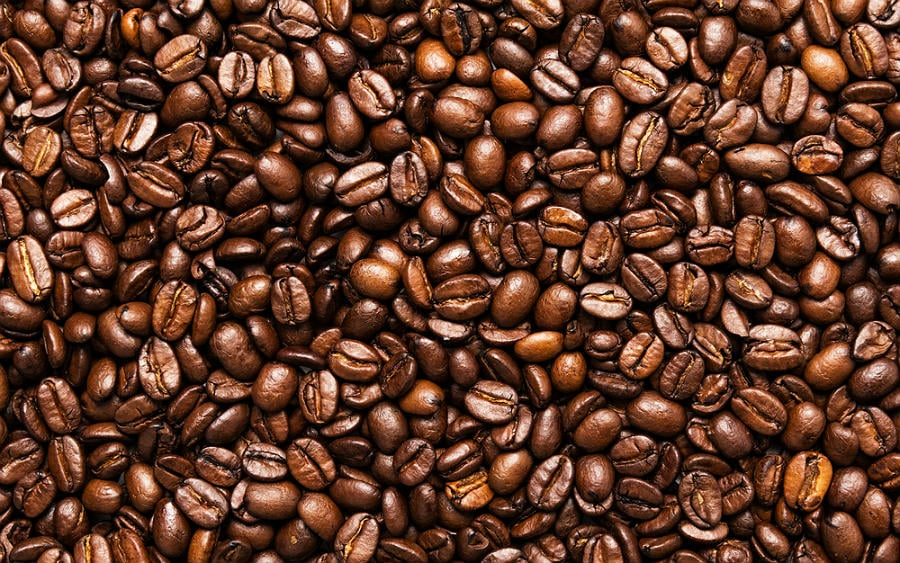
#> input picture kahve.jpg, 900 x 563 px
$ python laplace.py   (older library calls are emulated)
#> lines starting #> are read from the running program, lines starting #| are printed output that depends on the picture
#Blurring operation with Laplace
import cv2
import numpy as np
from matplotlib import pyplot as plt


image = cv2.imread('kahve.jpg', cv2.IMREAD_GRAYSCALE)
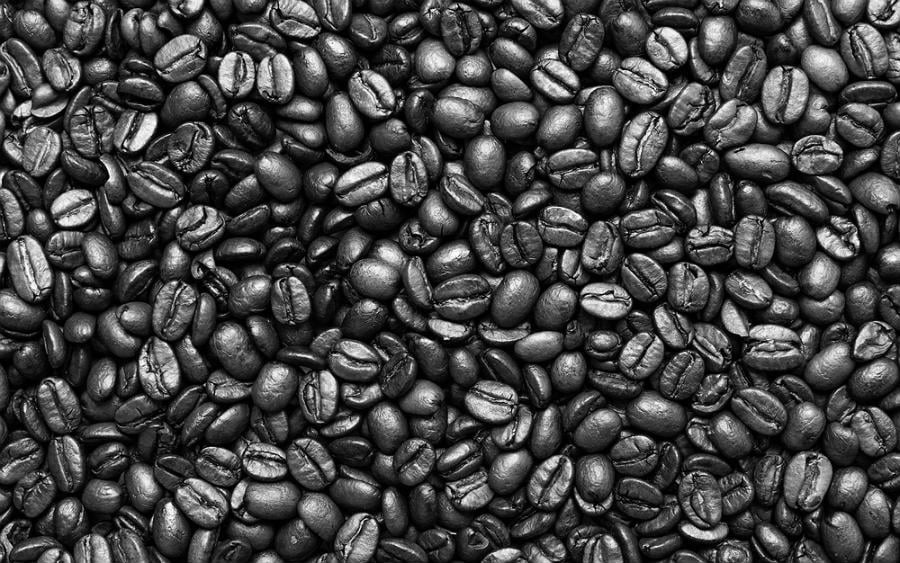
#> image: shape (563, 900); min 0, max 255, mean 69.1


blurred_image = cv2.GaussianBlur(image, (3, 3), 0)


laplacian = cv2.Laplacian(blurred_image, cv2.CV_64F)
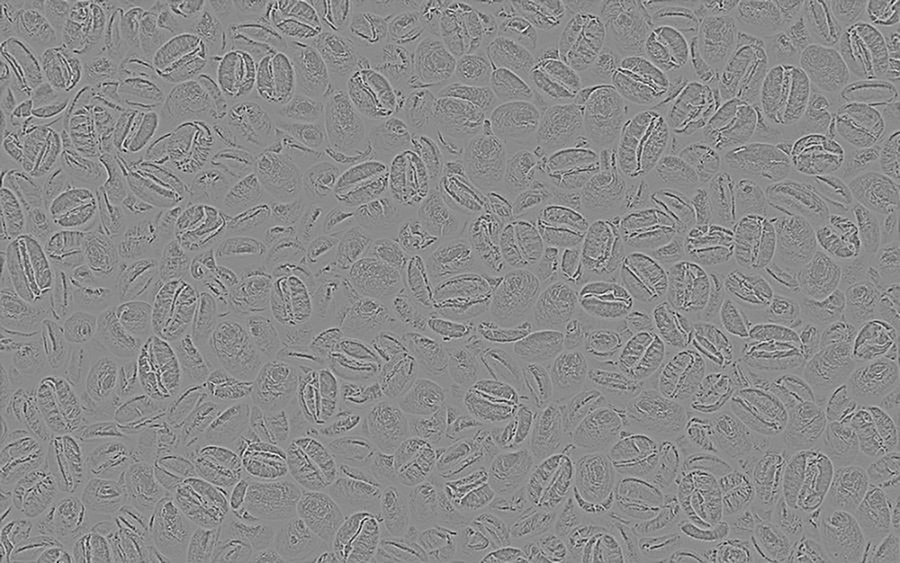
#> laplacian: shape (563, 900) float64; min -137, max 115, mean 0; drawn with min black and max white


laplacian_abs = np.uint8(np.absolute(laplacian))
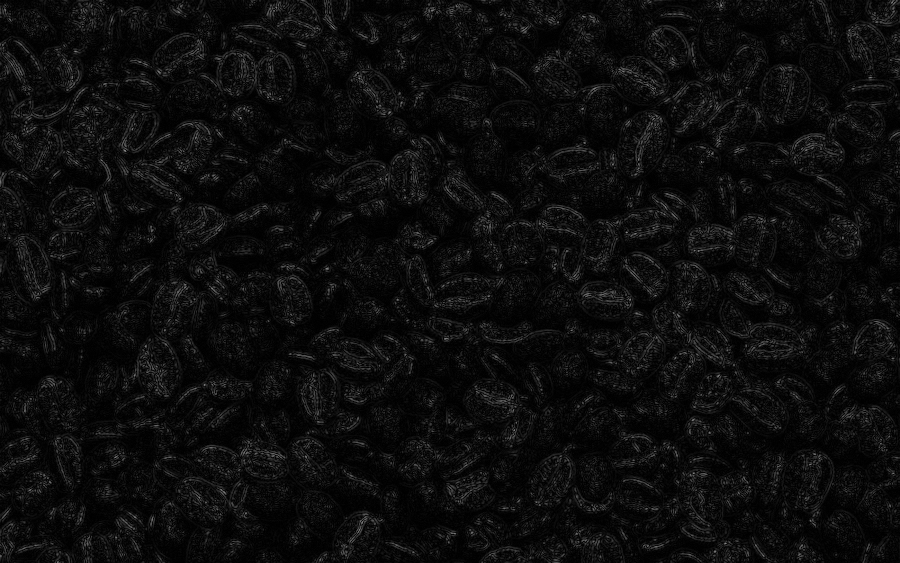
#> laplacian_abs: shape (563, 900); min 0, max 137, mean 12.5

plt.figure(figsize=(10, 4))

plt.subplot(1, 3, 1)
plt.title('Original Image')
plt.imshow(image, cmap='gray')
plt.axis('off')

plt.subplot(1, 3, 2)
plt.title('Blurred Image (Gaussian)')
plt.imshow(blurred_image, cmap='gray')
plt.axis('off')

plt.subplot(1, 3, 3)
plt.title('Laplacian')
plt.imshow(laplacian_abs, cmap='gray')
plt.axis('off')

plt.tight_layout()
plt.show()
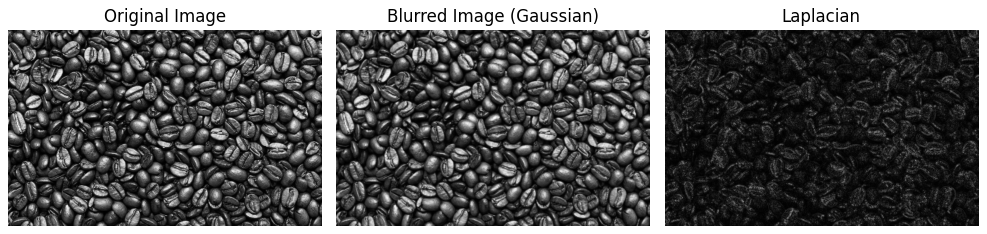
#> figure drawn by matplotlib, 3 panels

$ run again, with dog.jpg copied over kahve.jpg
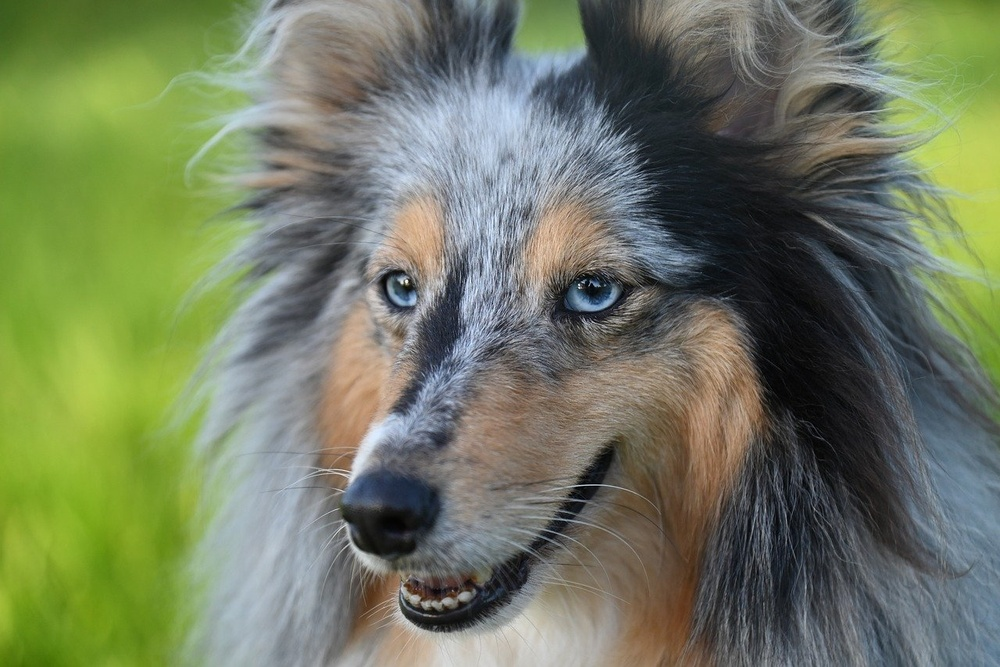
#> input picture dog.jpg, 1000 x 667 px, shrunk from 1280 x 854 before the run
#> `laplacian_abs = np.uint8(np.absolute(laplacian))`:
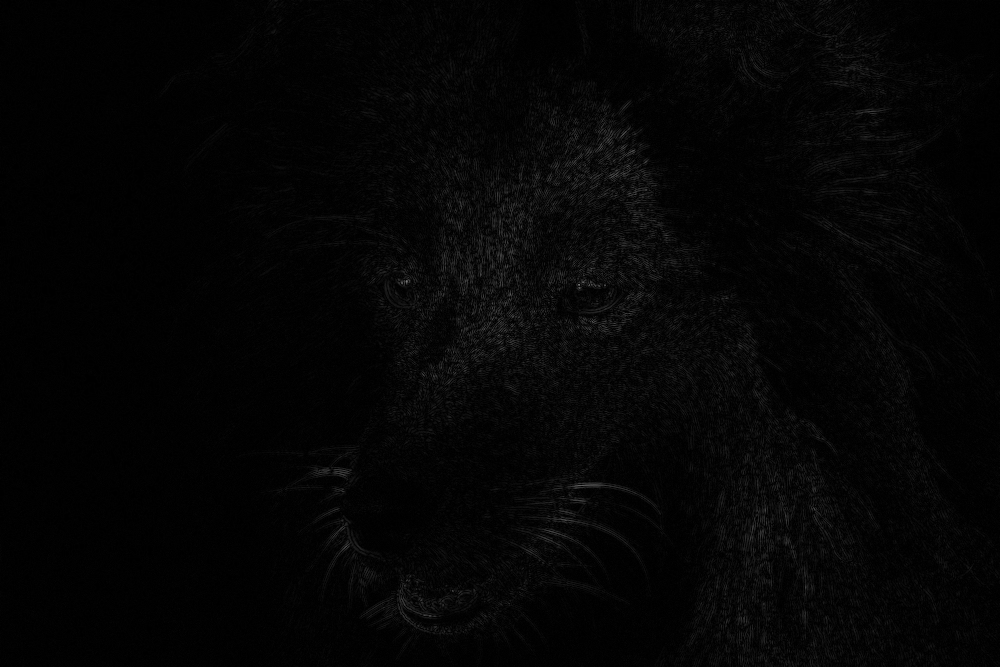
#> laplacian_abs: shape (667, 1000); min 0, max 120, mean 4.6
#> `plt.show()`:
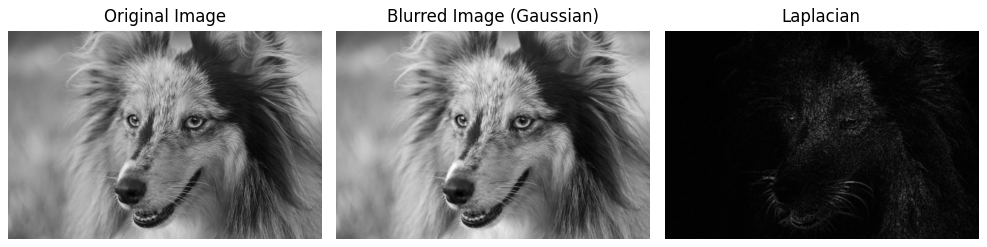
#> figure drawn by matplotlib, 3 panels

$ run again, with eye.jpg copied over kahve.jpg
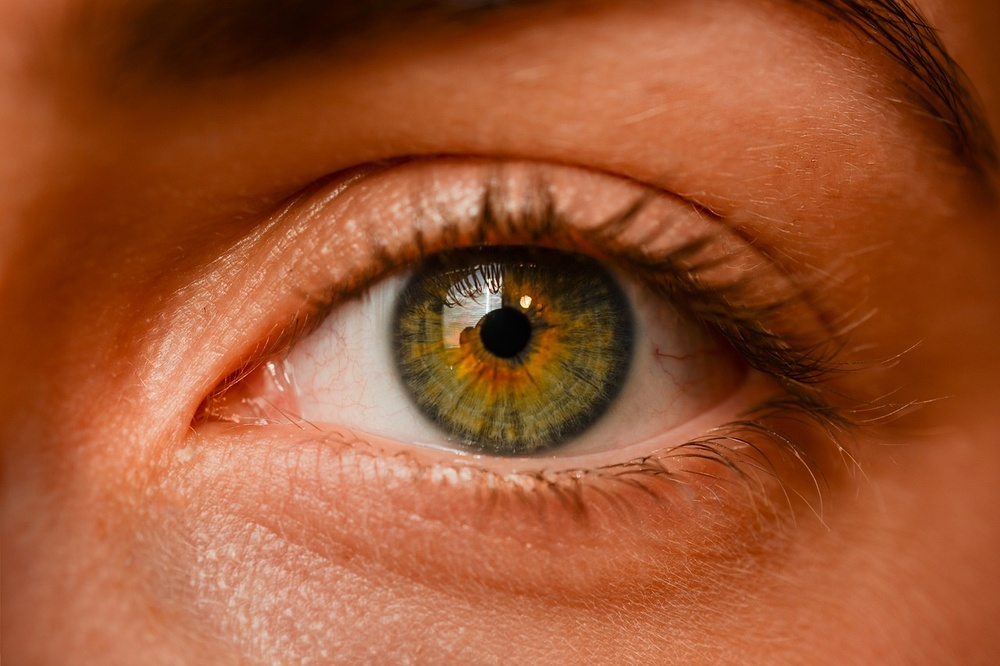
#> input picture eye.jpg, 1000 x 666 px, shrunk from 1280 x 853 before the run
#> `laplacian_abs = np.uint8(np.absolute(laplacian))`:
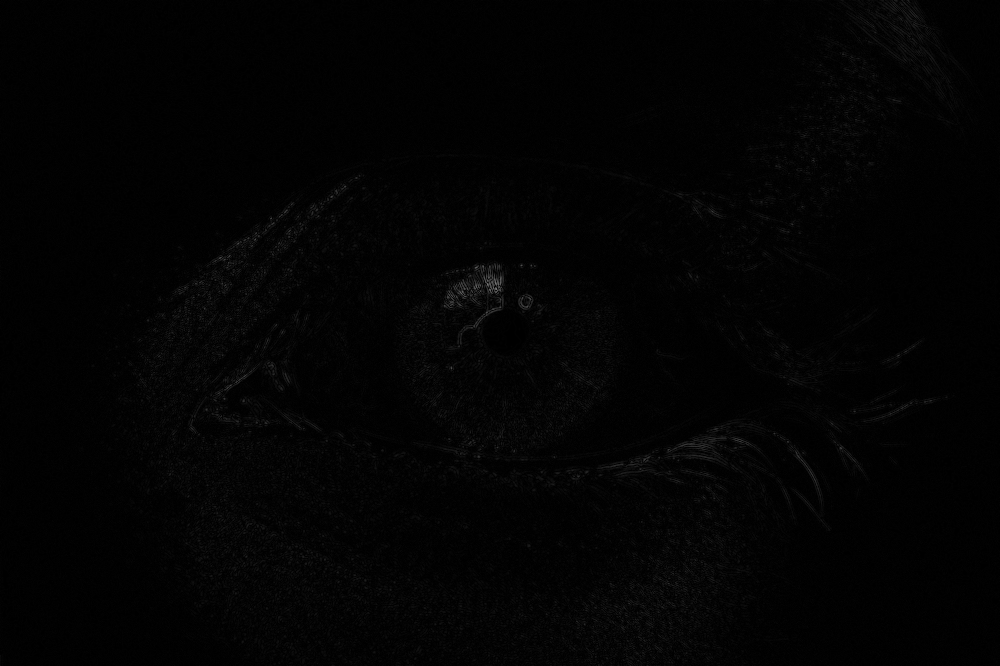
#> laplacian_abs: shape (666, 1000); min 0, max 117, mean 2.8
#> `plt.show()`:
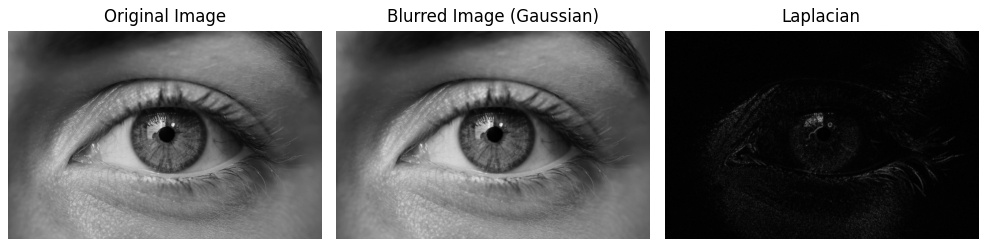
#> figure drawn by matplotlib, 3 panels
